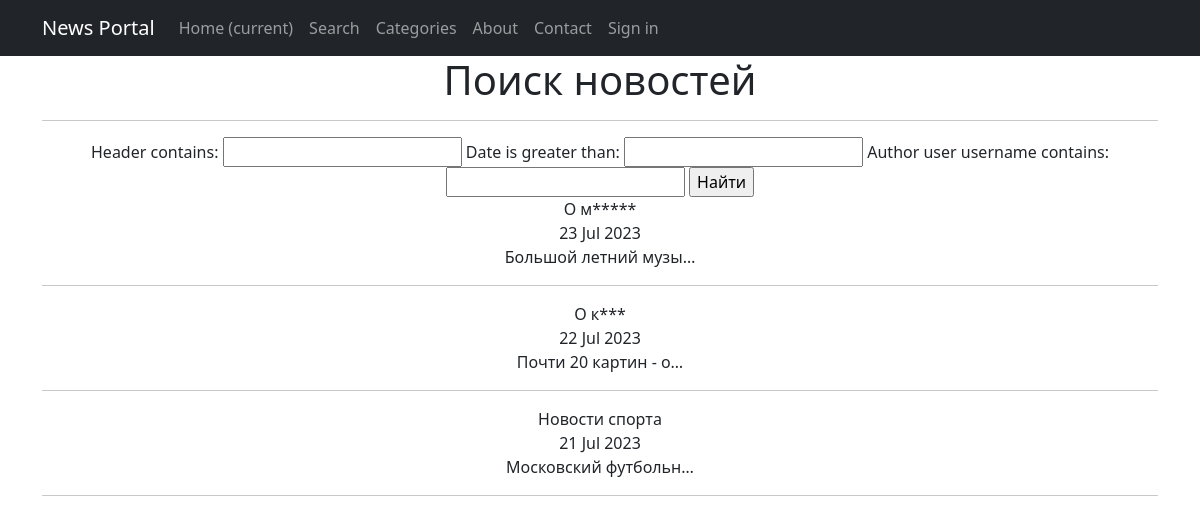
The page /news/search/ on the database as committed earlier.
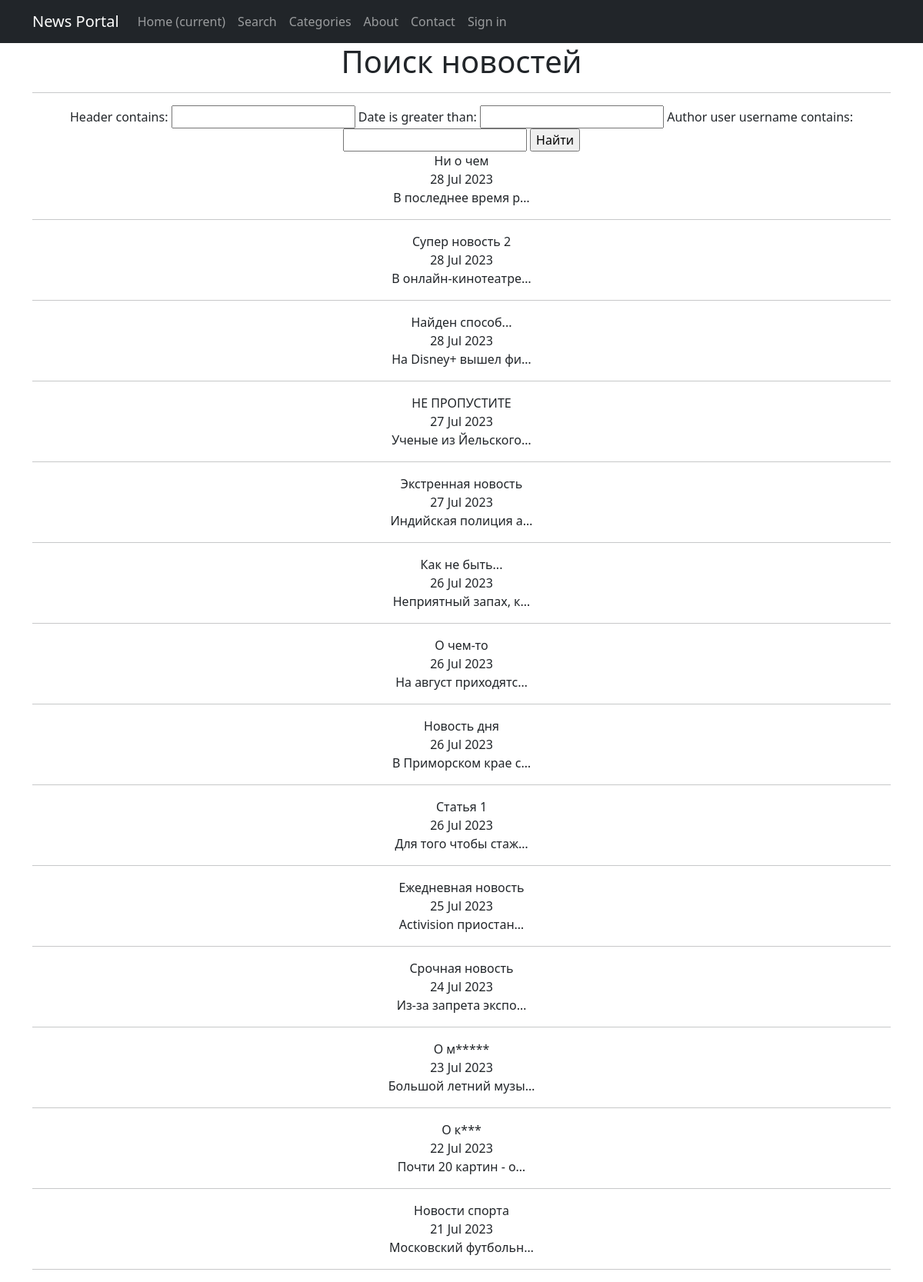
The same page on the database as committed later.
### news/models.py (models this page shows, shortened)
class Post(models.Model):
    author = models.ForeignKey(Author, on_delete=models.CASCADE, related_name='posts')
    type = models.CharField(max_length=2, choices=POSTSTYPE, default=news)
    date = models.DateTimeField(auto_now_add=True)
    category = models.ManyToManyField(Category, through='PostCategory')
    header = models.CharField(max_length=255)
    text = models.TextField()
    rating = models.FloatField(default=0.0)

### news/views.py (the view)
# urls.py: path('search/', PostSearchView.as_view(), name='post_search'),
class PostSearchView(ListView):
    model = Post
    ordering = '-date'
    template_name = 'post_search.html'
    context_object_name = 'post_search'
    def get_context_data(self, **kwargs):
        context = super().get_context_data(**kwargs)
        context['filter'] = PostFilter(self.request.GET, queryset=self.get_queryset())
        return context

### news/templatetags/custom_filters.py (called while the page is built)
@register.filter()
def censor(value):
    if not isinstance(value, str):
        return value
    all_words = value.split(' ')
    censored_words = []
    for word in all_words:
        if word.lower() in OBSCENE_WORDS:
            word = word[0] + '*' * (len(word) - 1)
        censored_words.append(word)
    return ' '.join(censored_words)

### templates/post_search.html (shortened to what this page needs)
{% extends 'flatpages/default.html' %}
{% load custom_filters %}
{% block content %}
    <h1>Поиск новостей</h1>
    <hr>
    <form method="GET">
      {{ filter.form }}
      <input type="submit" value="Найти">
    </form>
    {% if filter.qs %}
        {% for post in filter.qs %}
            <div>{{ post.header|censor }}</div>
            <div>{{ post.date|date:'d M Y' }}</div>
            <div>{{ post.text|truncatechars:20|censor }}</div>
            <hr>
        {% endfor %}
    {% else %}
        <h2>Таких новостей не найдено!</h2>
    {% endif%}
{% endblock content %}

### templates/flatpages/default.html (shortened to what this page needs)
<!DOCTYPE html>
<html lang="en">
    <head>
        {% load static %}
        <link href="{% static 'css/styles.css' %}" rel="stylesheet" />
    </head>
    <body>
        {% load cache %}
        {% cache 300 navbar %}
            <nav class="navbar navbar-expand-lg navbar-dark bg-dark static-top">
               <div class="container">
                   <a class="navbar-brand" href="/news/">News Portal</a>
                   <div class="collapse navbar-collapse" id="navbarResponsive">
                       <ul class="navbar-nav ml-auto">
                           <li class="nav-item active">
                               <a class="nav-link" href="/news/">Home
                                   <span class="sr-only">(current)</span>
                               </a>
                           </li>
                           <li class="nav-item active">
                               <a class="nav-link" href="/news/search/">Search
                               </a>
                           </li>
                           <li class="nav-item active">
                               <a class="nav-link" href="/news/categories/">Categories
                               </a>
                           </li>
                           <li class="nav-item">
                               <a class="nav-link" href="/about/">About</a>
                           </li>
                           <li class="nav-item">
                               <a class="nav-link" href="/contacts/">Contact</a>
                           </li>
                           <li class="nav-item">
                               {% if request.user.is_authenticated %}
                                    <a class="nav-link" href="/accounts/profile/">Profile</a>
                               {% else %}
                                    <a class="nav-link" href="/sign/login/">Sign in</a>
                               {% endif %}
                           </li>
                       </ul>
                   </div>
               </div>
            </nav>
        {% endcache %}
        <div class="container">
            <div class="row">
                <div class="col-lg12 text-center">
                    {% block content %}
                    {% endblock content %}
                </div>
            </div>
        </div>
    </body>
</html>

Rows that differ between the two databases and show on the page:
added Post: header|censor "Ни о чем", date "28 Jul 2023", text|censor "В последнее время р…"
added Post: header|censor "Супер новость 2", date "28 Jul 2023", text|censor "В онлайн-кинотеатре…"
added Post: header|censor "Найден способ...", date "28 Jul 2023", text|censor "На Disney+ вышел фи…"
added Post: header|censor "НЕ ПРОПУСТИТЕ", date "27 Jul 2023", text|censor "Ученые из Йельского…"
added Post: header|censor "Экстренная новость", date "27 Jul 2023", text|censor "Индийская полиция а…"
added Post: header|censor "Как не быть...", date "26 Jul 2023", text|censor "Неприятный запах, к…"
added Post: header|censor "О чем-то", date "26 Jul 2023", text|censor "На август приходятс…"
added Post: header|censor "Новость дня", date "26 Jul 2023", text|censor "В Приморском крае с…"
added Post: header|censor "Статья 1", date "26 Jul 2023", text|censor "Для того чтобы стаж…"
added Post: header|censor "Ежедневная новость", date "25 Jul 2023", text|censor "Activision приостан…"
added Post: header|censor "Срочная новость", date "24 Jul 2023", text|censor "Из-за запрета экспо…"
